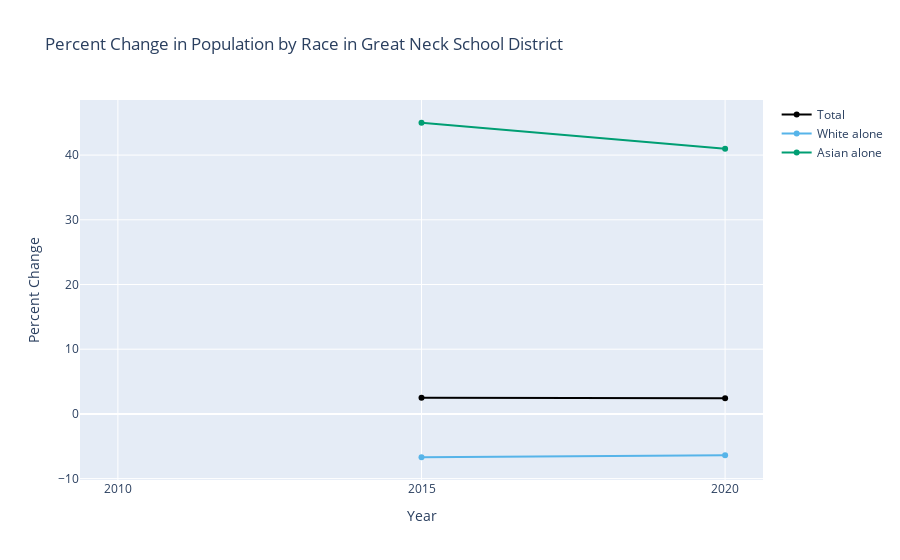

Source (notebook cell):
### Code cell
df = pct_change_multiyear(df)
print(df)

graph_multiyear(
    df=df,
    title="Percent Change in Population by Race in Great Neck School District",
    yaxis_title="Percent Change",
    y_cols=["Total", "White alone", "Asian alone"]    
)

### Figure 1 — Plotly figure (JSON) as saved in the notebook; plotly's stock layout.template omitted (floating-point values rounded to 4 significant figures)
{"data": [{"hovertemplate": "Year: %{x}<br>Total: %{y:,}<extra></extra>", "line": {"color": "black"}, "mode": "lines+markers", "name": "Total", "type": "scatter", "x": [2010, 2015, 2020], "y": [null, 2.5, 2.4]}, {"hovertemplate": "Year: %{x}<br>White alone: %{y:,}<extra></extra>", "line": {"color": "#56B4E9"}, "mode": "lines+markers", "name": "White alone", "type": "scatter", "x": [2010, 2015, 2020], "y": [null, -6.7, -6.4]}, {"hovertemplate": "Year: %{x}<br>Asian alone: %{y:,}<extra></extra>", "line": {"color": "#009E73"}, "mode": "lines+markers", "name": "Asian alone", "type": "scatter", "x": [2010, 2015, 2020], "y": [null, 45, 41]}], "layout": {"title": {"text": "Percent Change in Population by Race in Great Neck School District"}, "xaxis": {"tickmode": "array", "ticktext": ["2010", "2015", "2020"], "tickvals": [2010, 2015, 2020], "title": {"text": "Year"}}, "yaxis": {"title": {"text": "Percent Change"}}}}
